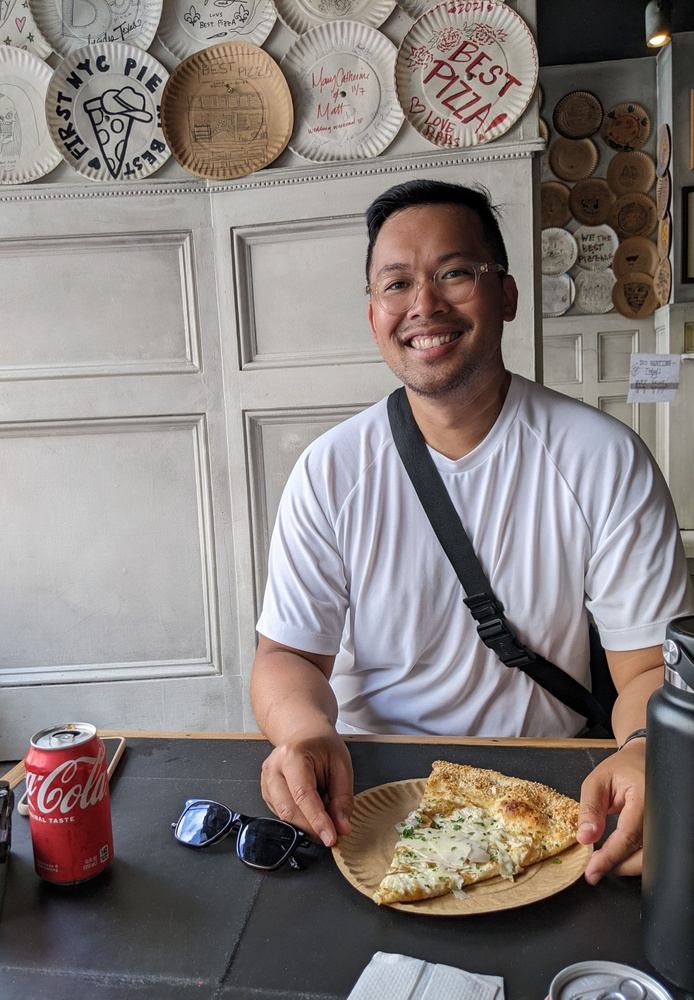
#> input picture Images/best_pizza.jpg, 694 x 1000 px, shrunk from 2786 x 4017 before the run, found by its file name
$ python images_examples.py
#> lines starting #> are read from the running program, lines starting #| are printed output that depends on the picture; after the words box and inside, x2 and y2 are one past the last pixel; in counts of white or black regions, pixels touching at a corner belong together
### Python/colour_helper.py
# Colour Helper
# Author: Katrina Chan
# Date: December 13, 2023

# Do you help with colours?

# This is for you!

def pixel_to_string(pixel: tuple) -> str:
    """Take a rgb 3-tuple and "interpret it" as a colour and return that colour's name

    Params:
        pixel - 3-tuple of (red, green, blue)

    Return:
        String representing the colour"""

    r, g, b = pixel

    if g > 120 and r < 140 and b < 150:
        return "green"
    if g < 25 and b < 25 and r > 150:
        return "red"
    if g > 150 and b < 25 and r > 200:
        return "yellow"
    if g >= 60 and b < 50 and r < 50:
        return "jelly bean green"
    if g < 90 and b > 90 and r < 90:
        return "blue"
    if g < 100 and b > 100 and r > 150:
        return "pink"
    if g < 100 and b < 100 and r > 150:
        return "ball red"


from PIL import Image

# Write a function 'is_light' that takes as a parameter a tupel names 'pixel'
    # Returns True if average tupel value >= 128
    # Returns False if average tupel value <= 128
def is_light(pixel: tuple) -> bool:
    """Returns true if given pixel is "light"

    Params:
        pixel - 3-tuple of values red, green, blue

    Returns:
        True if pixel is light false if not
    """
    red = pixel[0]
    green = pixel[1]
    blue = pixel[2]

    average = (red + green + blue) / 3

    if average >= 128:
        return True
    else:
        return False


# Recall that we can open up files in Python
with Image.open("./Images/best_pizza.jpg") as im:
    # Store the height and width of the image
#> im is the input picture: PIL image 694x1000 RGB; mean R, G, B 134.1, 126.4, 124.1
    image_height = im.height
#> image_height = 1000
    image_width = im.width
#> image_width = 694

    white_pixel = (255, 255, 255)
    black_pixel = (0, 0, 0)

    for y in range(image_height):
        for x in range(image_width):
            pixel = im.getpixel((x, y))

            if is_light(pixel) == True:
                im.putpixel((x, y), white_pixel)
            elif is_light(pixel) == False:
                im.putpixel((x, y), black_pixel)
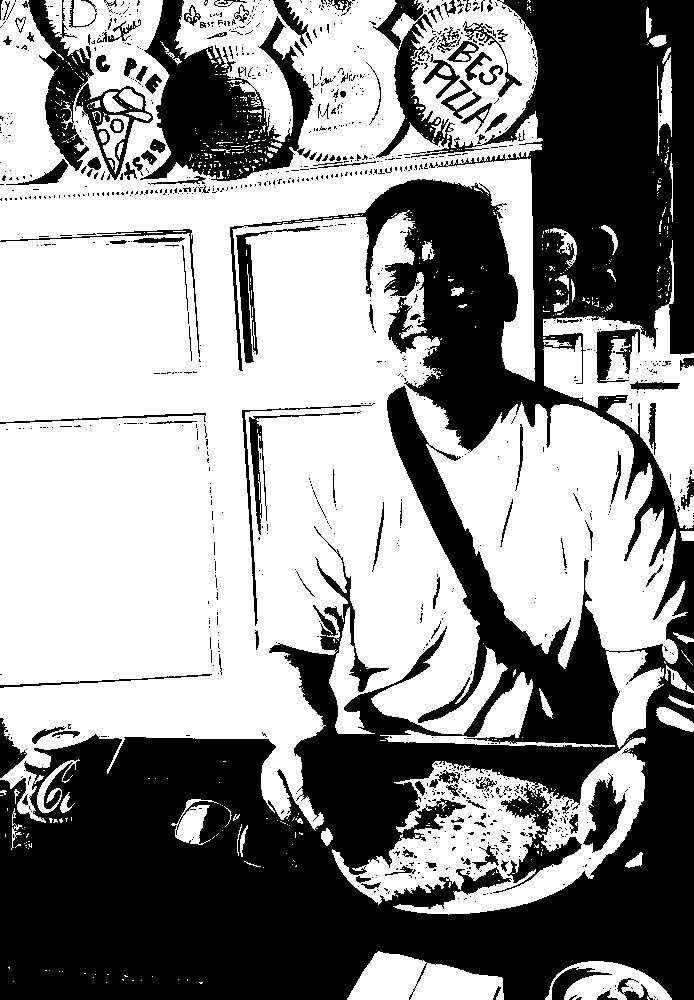
#> im: PIL image 694x1000 RGB; 56.7% white; 1061 black regions (917 under 20 px), largest, box (x1, y1, x2, y2) and area: (0, 0, 694, 1000) 255909, (140, 0, 314, 181) 14387, (22, 0, 94, 171) 4079

    im.save("./Images/result.jpg")


# [5 lines left out: function pixel_to_grayscale, not called in this run]

### Python/images_examples.py
# Images and Python
# Author: Katrina Chan
# Date: December 11, 2023

import colour_helper

from PIL import Image

# Recall that we can open up files in Python
with Image.open("./Images/kid-green.jpg") as im:
    # Algorithm to visit every pixel in the kid-green image
    # Store the height and width of the image
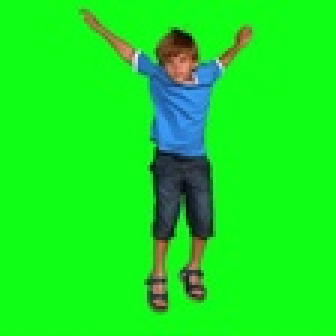
#> input picture Images/kid-green.jpg, 112 x 112 px, shrunk from 450 x 450 before the run, found by its file name (shown 3 times larger)
#> im is the input picture: PIL image 112x112 RGB; mean R, G, B 23.5, 232.3, 32.8
    image_height = im.height
    image_width = im.width

    # Load the background image
    # ** remember to close it at the end
    bg_im = Image.open("./Images/beach.jpg")
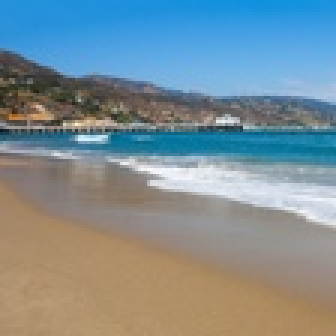
#> input picture Images/beach.jpg, 112 x 112 px, shrunk from 450 x 450 before the run, found by its file name (shown 3 times larger)
#> bg_im is the input picture: PIL image 112x112 RGB; mean R, G, B 124.7, 142.9, 149.9

    # Outer loop is top -> bottom
    # Inner loop is left -> right
    for y in range(image_height):
        for x in range(image_width):
            pixel = im.getpixel((x, y))

            # check pixel to see if it's green
            if colour_helper.pixel_to_string(pixel) == "green":
                # If is is, replace it with bg_img pixel from the same coordinates
                bg_pixel = bg_im.getpixel((x, y))
                im.putpixel((x, y), bg_pixel)
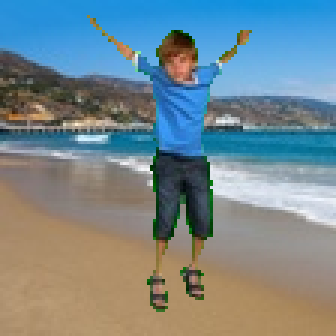
#> im: PIL image 112x112 RGB (shown 3 times larger); mean R, G, B 117.4, 135.9, 142.2

    bg_im.close

    # save the image
    im.save("./Images/output.jpg")
